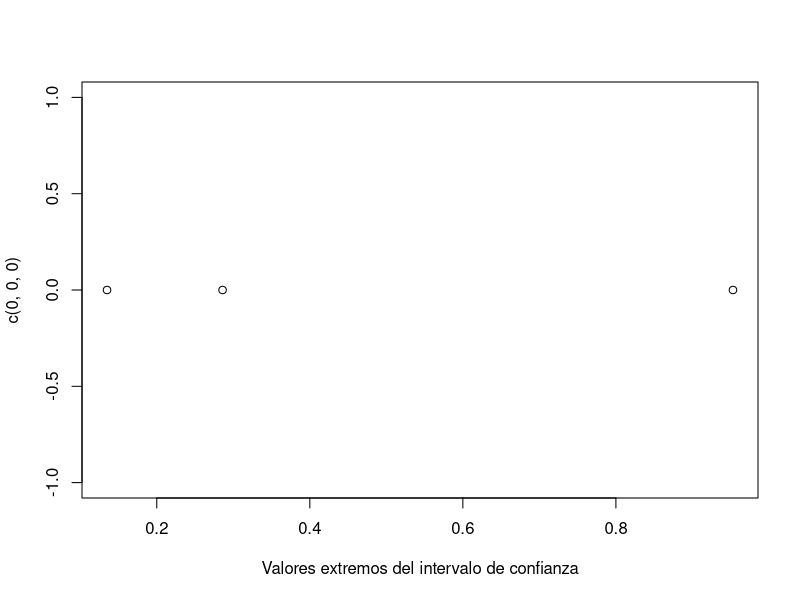
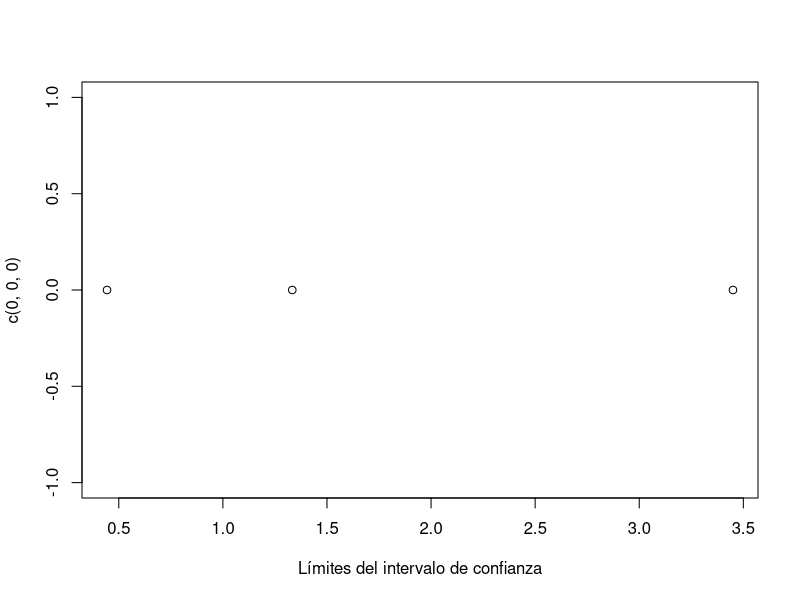

Recreate these plots in R, in order.
## ---- chunk 1
knitr::opts_chunk$set(echo = TRUE)
## ---- chunk 2
data_seeds = c(46.4, 46.1, 45.8, 47.0, 46.1, 45.9, 45.8, 46.9, 45.2, 46.0)

x_bar_seeds = sum(data_seeds) / length(data_seeds)
s_2_seeds = sum((data_seeds - x_bar_seeds)**2) / length(data_seeds)
## ---- chunk 3
plot(c(0.135, 0.286, 0.953), c(0 , 0, 0), xlab = "Valores extremos del intervalo de confianza")
## ---- chunk 4
n_1 = 16
n_2 = 10
s_2_1 = 24
s_2_2 = 18

v_1 = n_1 - 1
v_2 = n_2 - 1
alpha = 1 - 0.90

f_v1_v2 = qf(alpha / 2, df1 = v_1, df2 = v_2)
f_v2_v1 = qf(alpha / 2, df1 = v_2, df2 = v_1)
s2_proportion = s_2_1 / s_2_2

ll = s2_proportion * 1 / f_v1_v2
ul = s2_proportion * f_v2_v1
## ---- chunk 5
plot(c(ll, s2_proportion, ul), c(0, 0, 0), xlab = "Límites del intervalo de confianza")
